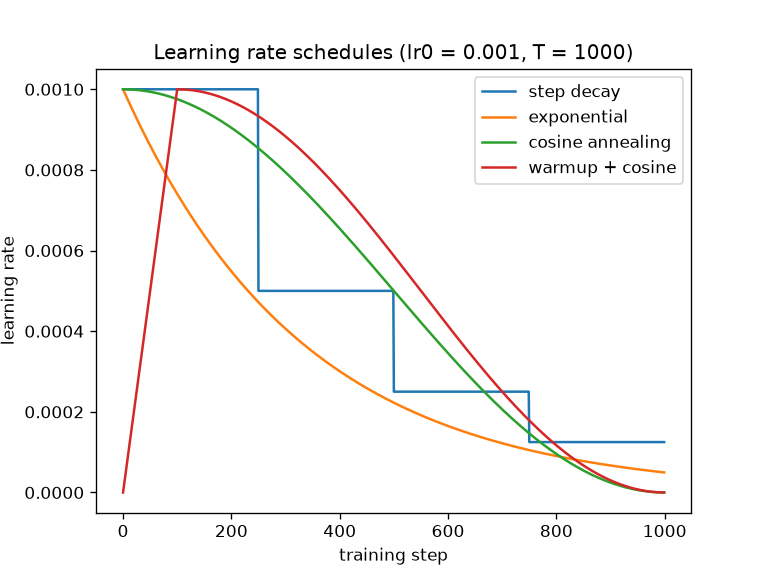

The Python source for this figure:
import math
import matplotlib.pyplot as plt

T, lr0 = 1000, 0.001                       # 1000 training steps, starting lr 0.001
steps = range(T)

step_decay  = [lr0 * 0.5 ** (t // 250) for t in steps]        # halve every 250 steps
exp_decay   = [lr0 * 0.997 ** t for t in steps]               # multiply by 0.997 every step
cosine      = [0.5 * lr0 * (1 + math.cos(math.pi * t / T)) for t in steps]   # lr_min = 0
W = 100                                                       # warmup length
warm_cos    = [lr0 * t / W if t < W else
               0.5 * lr0 * (1 + math.cos(math.pi * (t - W) / (T - W))) for t in steps]

for ys, name in [(step_decay, "step decay"), (exp_decay, "exponential"),
                 (cosine, "cosine annealing"), (warm_cos, "warmup + cosine")]:
    plt.plot(steps, ys, label=name)
plt.xlabel("training step"); plt.ylabel("learning rate"); plt.legend()
plt.title("Learning rate schedules (lr0 = 0.001, T = 1000)")
plt.savefig("lr_schedules.png", dpi=120)
print("saved")
